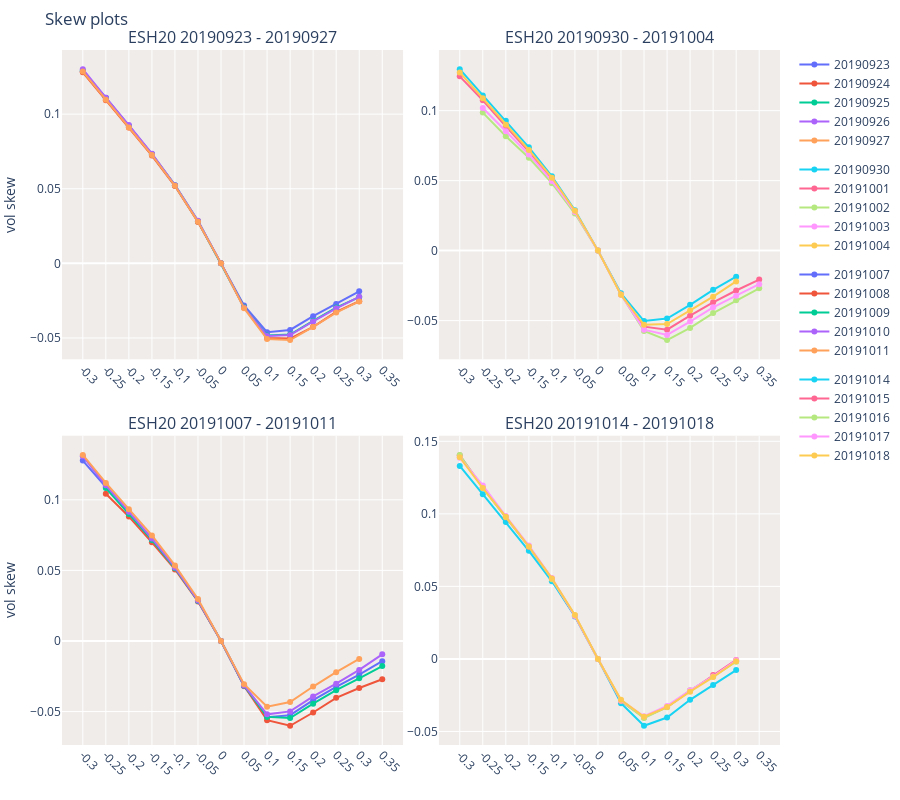
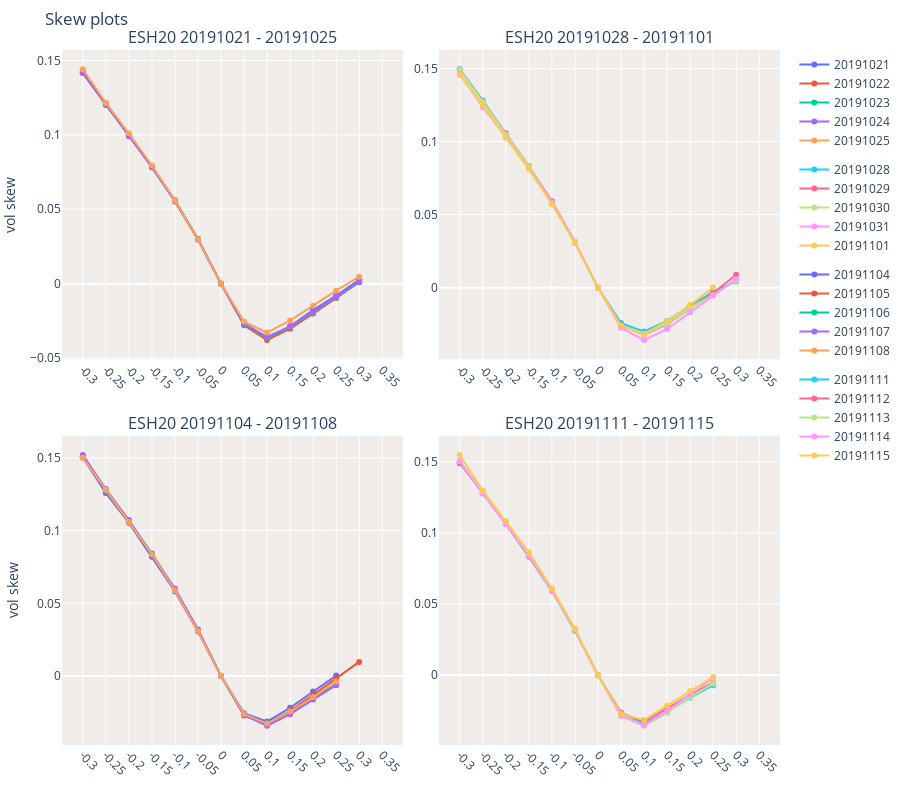
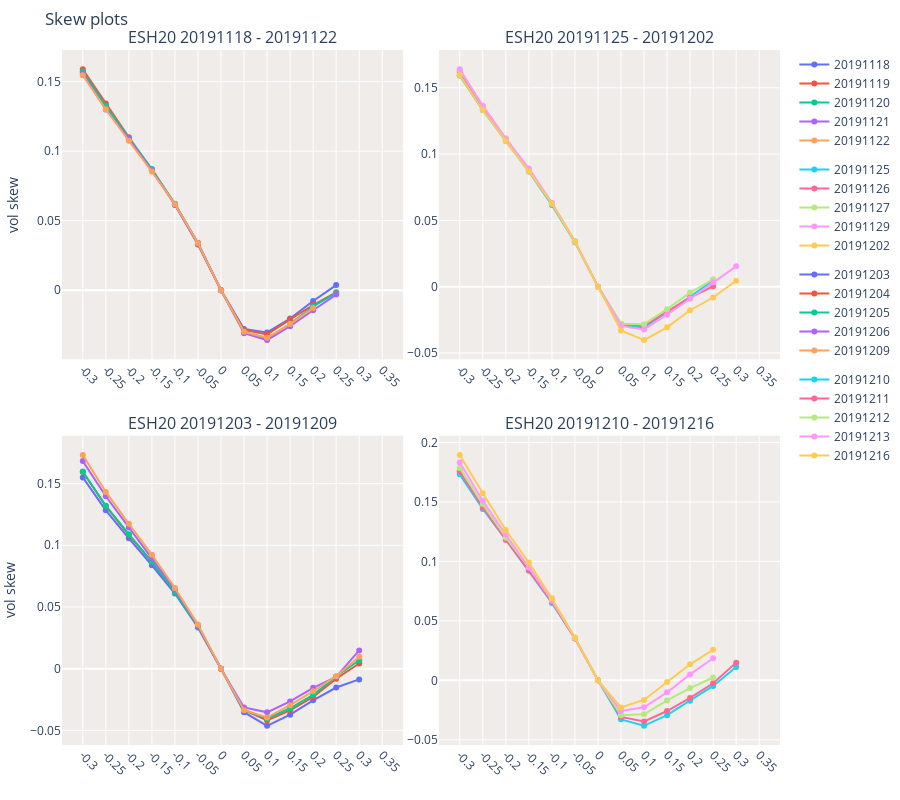
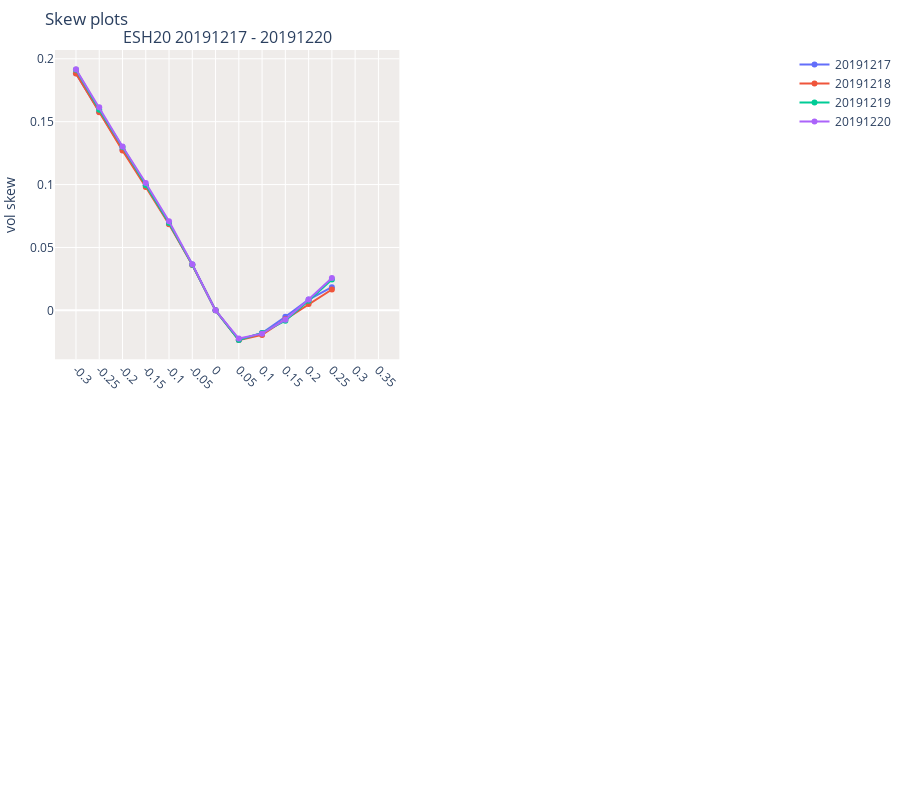

Here is the notebook cell these charts were saved with, in order:
### Code cell
grid_plot=True
# df_ivf2 = df_iv_final[df_iv_final.symbol.str.contains(f'{sym_to_show}')]
df_ivf2 = pd.read_csv(f'./temp_folder/df_iv_final_{sym_to_show}.csv')
df_ivf2.sort_values(['settle_date','symbol','dte','strike'],ascending=False).head()
mcs = {'F':1,'G':2,'H':3,'J':4,'K':5,'M':6,'N':7,'Q':8,'U':9,'V':10,'X':11,'Z':12}
# sorted([f'{s[:2]}{(2000+int(s[-2:]))*100 + int(mcs[s[-3]])}' for s in set(df_iv_final.symbol)])
# clist = [c for c in all_contracts if (c[:2]==f'{SYMBOL_TO_RESEARCH}') & (int(c[-2:])>=19)]
clist = [c for c in df_ivf2.symbol.unique() if (c[:2]==f'{sym_to_show}') & (int(c[-2:])>=20)]
for c in clist:
    dft = df_ivf2[df_ivf2.symbol==c]
    if len(dft)<=0:
        print(f'no data for symbol {c}')
        continue
    if grid_plot:
        graph_skew_subplots(dft)
    else:
        rls = graph_skew(dft,do_plot=True)

### Figure 1 — Plotly figure (JSON) as saved in the notebook; plotly's stock layout.template omitted (floating-point values rounded to 4 significant figures)
{"data": [{"legendgroup": "(1, 1)", "name": "20190923", "opacity": 1, "type": "scatter", "x": [-0.3, -0.25, -0.2, -0.15, -0.1, -0.05, 0, 0.05, 0.1, 0.15, 0.2, 0.25, 0.3, 0.35], "xaxis": "x", "y": [0.1288, 0.111, 0.0921, 0.0732, 0.0522, 0.028, 0, -0.0282, -0.0461, -0.0446, -0.0354, -0.0272, -0.0187, null], "yaxis": "y"}, {"legendgroup": "(1, 1)", "name": "20190924", "opacity": 1, "type": "scatter", "x": [-0.3, -0.25, -0.2, -0.15, -0.1, -0.05, 0, 0.05, 0.1, 0.15, 0.2, 0.25, 0.3, 0.35], "xaxis": "x", "y": [0.128, 0.1093, 0.0911, 0.0722, 0.0518, 0.0277, 0, -0.0294, -0.05, -0.0504, -0.0425, -0.0325, -0.0254, null], "yaxis": "y"}, {"legendgroup": "(1, 1)", "name": "20190925", "opacity": 1, "type": "scatter", "x": [-0.3, -0.25, -0.2, -0.15, -0.1, -0.05, 0, 0.05, 0.1, 0.15, 0.2, 0.25, 0.3, 0.35], "xaxis": "x", "y": [0.129, 0.1108, 0.0921, 0.0731, 0.0524, 0.0283, 0, -0.0293, -0.0483, -0.0477, -0.0386, -0.0296, -0.0226, null], "yaxis": "y"}, {"legendgroup": "(1, 1)", "name": "20190926", "opacity": 1, "type": "scatter", "x": [-0.3, -0.25, -0.2, -0.15, -0.1, -0.05, 0, 0.05, 0.1, 0.15, 0.2, 0.25, 0.3, 0.35], "xaxis": "x", "y": [0.1301, 0.111, 0.0927, 0.0735, 0.0524, 0.0286, 0, -0.0295, -0.0486, -0.048, -0.0389, -0.0301, -0.0224, null], "yaxis": "y"}, {"legendgroup": "(1, 1)", "name": "20190927", "opacity": 1, "type": "scatter", "x": [-0.3, -0.25, -0.2, -0.15, -0.1, -0.05, 0, 0.05, 0.1, 0.15, 0.2, 0.25, 0.3, 0.35], "xaxis": "x", "y": [0.1285, 0.1097, 0.091, 0.0726, 0.052, 0.0278, 0, -0.03, -0.0507, -0.0514, -0.0426, -0.033, -0.0255, null], "yaxis": "y"}, {"legendgroup": "(1, 2)", "name": "20190930", "opacity": 1, "type": "scatter", "x": [-0.3, -0.25, -0.2, -0.15, -0.1, -0.05, 0, 0.05, 0.1, 0.15, 0.2, 0.25, 0.3, 0.35], "xaxis": "x2", "y": [0.1296, 0.1108, 0.0927, 0.0738, 0.0531, 0.0288, 0, -0.0305, -0.0503, -0.0485, -0.0387, -0.028, -0.0186, null], "yaxis": "y2"}, {"legendgroup": "(1, 2)", "name": "20191001", "opacity": 1, "type": "scatter", "x": [-0.3, -0.25, -0.2, -0.15, -0.1, -0.05, 0, 0.05, 0.1, 0.15, 0.2, 0.25, 0.3, 0.35], "xaxis": "x2", "y": [0.1245, 0.1074, 0.0888, 0.0708, 0.0513, 0.0277, 0, -0.0314, -0.0543, -0.0565, -0.0465, -0.0369, -0.0285, -0.0207], "yaxis": "y2"}, {"legendgroup": "(1, 2)", "name": "20191002", "opacity": 1, "type": "scatter", "x": [-0.3, -0.25, -0.2, -0.15, -0.1, -0.05, 0, 0.05, 0.1, 0.15, 0.2, 0.25, 0.3, 0.35], "xaxis": "x2", "y": [null, 0.0986, 0.0817, 0.0663, 0.0482, 0.0265, 0, -0.0313, -0.0574, -0.0639, -0.0552, -0.0446, -0.0355, -0.0269], "yaxis": "y2"}, {"legendgroup": "(1, 2)", "name": "20191003", "opacity": 1, "type": "scatter", "x": [-0.3, -0.25, -0.2, -0.15, -0.1, -0.05, 0, 0.05, 0.1, 0.15, 0.2, 0.25, 0.3, 0.35], "xaxis": "x2", "y": [null, 0.1019, 0.0853, 0.0687, 0.0497, 0.0276, 0, -0.0316, -0.0565, -0.0602, -0.0507, -0.0405, -0.0322, -0.024], "yaxis": "y2"}, {"legendgroup": "(1, 2)", "name": "20191004", "opacity": 1, "type": "scatter", "x": [-0.3, -0.25, -0.2, -0.15, -0.1, -0.05, 0, 0.05, 0.1, 0.15, 0.2, 0.25, 0.3, 0.35], "xaxis": "x2", "y": [0.1273, 0.1088, 0.09, 0.0719, 0.0521, 0.0285, 0, -0.0316, -0.053, -0.0525, -0.0427, -0.0329, -0.022, null], "yaxis": "y2"}, {"legendgroup": "(2, 1)", "name": "20191007", "opacity": 1, "type": "scatter", "x": [-0.3, -0.25, -0.2, -0.15, -0.1, -0.05, 0, 0.05, 0.1, 0.15, 0.2, 0.25, 0.3, 0.35], "xaxis": "x3", "y": [0.1278, 0.1092, 0.0902, 0.0717, 0.052, 0.0286, 0, -0.032, -0.054, -0.0526, -0.0419, -0.0325, -0.0238, -0.0143], "yaxis": "y3"}, {"legendgroup": "(2, 1)", "name": "20191008", "opacity": 1, "type": "scatter", "x": [-0.3, -0.25, -0.2, -0.15, -0.1, -0.05, 0, 0.05, 0.1, 0.15, 0.2, 0.25, 0.3, 0.35], "xaxis": "x3", "y": [null, 0.1043, 0.0882, 0.0699, 0.0507, 0.028, 0, -0.0318, -0.0561, -0.0601, -0.0507, -0.0403, -0.0333, -0.0271], "yaxis": "y3"}, {"legendgroup": "(2, 1)", "name": "20191009", "opacity": 1, "type": "scatter", "x": [-0.3, -0.25, -0.2, -0.15, -0.1, -0.05, 0, 0.05, 0.1, 0.15, 0.2, 0.25, 0.3, 0.35], "xaxis": "x3", "y": [null, 0.1084, 0.0899, 0.0716, 0.0515, 0.0284, 0, -0.0316, -0.0538, -0.0546, -0.0444, -0.0349, -0.0265, -0.0178], "yaxis": "y3"}, {"legendgroup": "(2, 1)", "name": "20191010", "opacity": 1, "type": "scatter", "x": [-0.3, -0.25, -0.2, -0.15, -0.1, -0.05, 0, 0.05, 0.1, 0.15, 0.2, 0.25, 0.3, 0.35], "xaxis": "x3", "y": [0.1309, 0.1103, 0.0916, 0.0726, 0.0521, 0.0286, 0, -0.0314, -0.052, -0.0499, -0.0393, -0.0303, -0.0205, -0.0095], "yaxis": "y3"}, {"legendgroup": "(2, 1)", "name": "20191011", "opacity": 1, "type": "scatter", "x": [-0.3, -0.25, -0.2, -0.15, -0.1, -0.05, 0, 0.05, 0.1, 0.15, 0.2, 0.25, 0.3, 0.35], "xaxis": "x3", "y": [0.1318, 0.112, 0.0934, 0.0748, 0.0535, 0.0297, 0, -0.0306, -0.0466, -0.0433, -0.0323, -0.0221, -0.0127, null], "yaxis": "y3"}, {"legendgroup": "(2, 2)", "name": "20191014", "opacity": 1, "type": "scatter", "x": [-0.3, -0.25, -0.2, -0.15, -0.1, -0.05, 0, 0.05, 0.1, 0.15, 0.2, 0.25, 0.3, 0.35], "xaxis": "x4", "y": [0.133, 0.1135, 0.0943, 0.0745, 0.0535, 0.0293, 0, -0.0305, -0.0461, -0.0404, -0.0282, -0.018, -0.0077, null], "yaxis": "y4"}, {"legendgroup": "(2, 2)", "name": "20191015", "opacity": 1, "type": "scatter", "x": [-0.3, -0.25, -0.2, -0.15, -0.1, -0.05, 0, 0.05, 0.1, 0.15, 0.2, 0.25, 0.3, 0.35], "xaxis": "x4", "y": [0.1404, 0.1182, 0.0976, 0.0774, 0.0551, 0.0296, 0, -0.029, -0.0403, -0.0332, -0.0221, -0.0111, -0.0007, null], "yaxis": "y4"}, {"legendgroup": "(2, 2)", "name": "20191016", "opacity": 1, "type": "scatter", "x": [-0.3, -0.25, -0.2, -0.15, -0.1, -0.05, 0, 0.05, 0.1, 0.15, 0.2, 0.25, 0.3, 0.35], "xaxis": "x4", "y": [0.1406, 0.1178, 0.0978, 0.0776, 0.0549, 0.0299, 0, -0.0289, -0.0408, -0.0333, -0.0216, -0.0123, -0.0019, null], "yaxis": "y4"}, {"legendgroup": "(2, 2)", "name": "20191017", "opacity": 1, "type": "scatter", "x": [-0.3, -0.25, -0.2, -0.15, -0.1, -0.05, 0, 0.05, 0.1, 0.15, 0.2, 0.25, 0.3, 0.35], "xaxis": "x4", "y": [0.1387, 0.1196, 0.0985, 0.0781, 0.0557, 0.0297, 0, -0.0286, -0.0395, -0.0324, -0.0216, -0.0121, -0.001, null], "yaxis": "y4"}, {"legendgroup": "(2, 2)", "name": "20191018", "opacity": 1, "type": "scatter", "x": [-0.3, -0.25, -0.2, -0.15, -0.1, -0.05, 0, 0.05, 0.1, 0.15, 0.2, 0.25, 0.3, 0.35], "xaxis": "x4", "y": [0.139, 0.1178, 0.098, 0.0775, 0.0555, 0.0303, 0, -0.0282, -0.0399, -0.0332, -0.0226, -0.0125, -0.0016, null], "yaxis": "y4"}], "layout": {"annotations": [{"font": {"size": 16}, "showarrow": false, "text": "ESH20 20190923 - 20190927", "x": 0.2375, "xanchor": "center", "xref": "paper", "y": 1, "yanchor": "bottom", "yref": "paper"}, {"font": {"size": 16}, "showarrow": false, "text": "ESH20 20190930 - 20191004", "x": 0.7625, "xanchor": "center", "xref": "paper", "y": 1, "yanchor": "bottom", "yref": "paper"}, {"font": {"size": 16}, "showarrow": false, "text": "ESH20 20191007 - 20191011", "x": 0.2375, "xanchor": "center", "xref": "paper", "y": 0.445, "yanchor": "bottom", "yref": "paper"}, {"font": {"size": 16}, "showarrow": false, "text": "ESH20 20191014 - 20191018", "x": 0.7625, "xanchor": "center", "xref": "paper", "y": 0.445, "yanchor": "bottom", "yref": "paper"}], "autosize": true, "bargap": 0.05, "font": {"family": "Open Sans, sans-serif"}, "height": 800, "hovermode": "x", "margin": {"b": 55, "l": 5, "r": 5, "t": 50}, "plot_bgcolor": "#EFECEA", "showlegend": true, "title": {"text": "Skew plots<br>"}, "width": 900, "xaxis": {"anchor": "y", "domain": [0, 0.475], "showspikes": true, "spikedash": "solid", "spikemode": "toaxis+across", "spikethickness": 1, "tickangle": 45, "ticktext": [-0.3, -0.25, -0.2, -0.15, -0.1, -0.05, 0, 0.05, 0.1, 0.15, 0.2, 0.25, 0.3, 0.35], "tickvals": [-0.3, -0.25, -0.2, -0.15, -0.1, -0.05, 0, 0.05, 0.1, 0.15, 0.2, 0.25, 0.3, 0.35], "type": "category"}, "xaxis2": {"anchor": "y2", "domain": [0.525, 1], "showspikes": true, "spikedash": "solid", "spikemode": "toaxis+across", "spikethickness": 1, "tickangle": 45, "ticktext": [-0.3, -0.25, -0.2, -0.15, -0.1, -0.05, 0, 0.05, 0.1, 0.15, 0.2, 0.25, 0.3, 0.35], "tickvals": [-0.3, -0.25, -0.2, -0.15, -0.1, -0.05, 0, 0.05, 0.1, 0.15, 0.2, 0.25, 0.3, 0.35], "type": "category"}, "xaxis3": {"anchor": "y3", "domain": [0, 0.475], "showspikes": true, "spikedash": "solid", "spikemode": "toaxis+across", "spikethickness": 1, "tickangle": 45, "ticktext": [-0.3, -0.25, -0.2, -0.15, -0.1, -0.05, 0, 0.05, 0.1, 0.15, 0.2, 0.25, 0.3, 0.35], "tickvals": [-0.3, -0.25, -0.2, -0.15, -0.1, -0.05, 0, 0.05, 0.1, 0.15, 0.2, 0.25, 0.3, 0.35], "type": "category"}, "xaxis4": {"anchor": "y4", "domain": [0.525, 1], "showspikes": true, "spikedash": "solid", "spikemode": "toaxis+across", "spikethickness": 1, "tickangle": 45, "ticktext": [-0.3, -0.25, -0.2, -0.15, -0.1, -0.05, 0, 0.05, 0.1, 0.15, 0.2, 0.25, 0.3, 0.35], "tickvals": [-0.3, -0.25, -0.2, -0.15, -0.1, -0.05, 0, 0.05, 0.1, 0.15, 0.2, 0.25, 0.3, 0.35], "type": "category"}, "yaxis": {"anchor": "x", "domain": [0.555, 1], "showspikes": true, "spikedash": "solid", "spikemode": "toaxis+across", "spikethickness": 1, "title": {"text": "vol skew"}}, "yaxis2": {"anchor": "x2", "domain": [0.555, 1], "showspikes": true, "spikedash": "solid", "spikemode": "toaxis+across", "spikethickness": 1, "title": {"text": ""}}, "yaxis3": {"anchor": "x3", "domain": [0, 0.445], "showspikes": true, "spikedash": "solid", "spikemode": "toaxis+across", "spikethickness": 1, "title": {"text": "vol skew"}}, "yaxis4": {"anchor": "x4", "domain": [0, 0.445], "showspikes": true, "spikedash": "solid", "spikemode": "toaxis+across", "spikethickness": 1, "title": {"text": ""}}}}

### Figure 2 — Plotly figure (JSON) as saved in the notebook; plotly's stock layout.template omitted (floating-point values rounded to 4 significant figures)
{"data": [{"legendgroup": "(1, 1)", "name": "20191021", "opacity": 1, "type": "scatter", "x": [-0.3, -0.25, -0.2, -0.15, -0.1, -0.05, 0, 0.05, 0.1, 0.15, 0.2, 0.25, 0.3, 0.35], "xaxis": "x", "y": [0.1415, 0.1203, 0.0995, 0.0786, 0.0558, 0.0299, 0, -0.0269, -0.0366, -0.0287, -0.0177, -0.0081, 0.0026, null], "yaxis": "y"}, {"legendgroup": "(1, 1)", "name": "20191022", "opacity": 1, "type": "scatter", "x": [-0.3, -0.25, -0.2, -0.15, -0.1, -0.05, 0, 0.05, 0.1, 0.15, 0.2, 0.25, 0.3, 0.35], "xaxis": "x", "y": [0.1417, 0.1202, 0.0998, 0.0783, 0.0556, 0.0296, 0, -0.028, -0.0379, -0.0303, -0.0201, -0.0097, 0.0014, null], "yaxis": "y"}, {"legendgroup": "(1, 1)", "name": "20191023", "opacity": 1, "type": "scatter", "x": [-0.3, -0.25, -0.2, -0.15, -0.1, -0.05, 0, 0.05, 0.1, 0.15, 0.2, 0.25, 0.3, 0.35], "xaxis": "x", "y": [0.1429, 0.1211, 0.0996, 0.0785, 0.056, 0.0302, 0, -0.0272, -0.0364, -0.0292, -0.0192, -0.0093, 0.0009, null], "yaxis": "y"}, {"legendgroup": "(1, 1)", "name": "20191024", "opacity": 1, "type": "scatter", "x": [-0.3, -0.25, -0.2, -0.15, -0.1, -0.05, 0, 0.05, 0.1, 0.15, 0.2, 0.25, 0.3, 0.35], "xaxis": "x", "y": [0.1419, 0.1209, 0.0991, 0.0782, 0.0552, 0.0297, 0, -0.0269, -0.0358, -0.0287, -0.0189, -0.0088, 0.0011, null], "yaxis": "y"}, {"legendgroup": "(1, 1)", "name": "20191025", "opacity": 1, "type": "scatter", "x": [-0.3, -0.25, -0.2, -0.15, -0.1, -0.05, 0, 0.05, 0.1, 0.15, 0.2, 0.25, 0.3, 0.35], "xaxis": "x", "y": [0.1441, 0.1216, 0.101, 0.0794, 0.0559, 0.0298, 0, -0.0255, -0.0329, -0.0247, -0.0148, -0.0047, 0.0047, null], "yaxis": "y"}, {"legendgroup": "(1, 2)", "name": "20191028", "opacity": 1, "type": "scatter", "x": [-0.3, -0.25, -0.2, -0.15, -0.1, -0.05, 0, 0.05, 0.1, 0.15, 0.2, 0.25, 0.3, 0.35], "xaxis": "x2", "y": [0.1496, 0.1282, 0.1054, 0.0828, 0.0583, 0.0307, 0, -0.0243, -0.03, -0.0228, -0.0124, -0.0028, 0.0044, null], "yaxis": "y2"}, {"legendgroup": "(1, 2)", "name": "20191029", "opacity": 1, "type": "scatter", "x": [-0.3, -0.25, -0.2, -0.15, -0.1, -0.05, 0, 0.05, 0.1, 0.15, 0.2, 0.25, 0.3, 0.35], "xaxis": "x2", "y": [0.1494, 0.1277, 0.1057, 0.0833, 0.0592, 0.0313, 0, -0.0258, -0.0323, -0.025, -0.0142, -0.0037, 0.0088, null], "yaxis": "y2"}, {"legendgroup": "(1, 2)", "name": "20191030", "opacity": 1, "type": "scatter", "x": [-0.3, -0.25, -0.2, -0.15, -0.1, -0.05, 0, 0.05, 0.1, 0.15, 0.2, 0.25, 0.3, 0.35], "xaxis": "x2", "y": [0.1492, 0.1274, 0.1049, 0.0832, 0.0582, 0.031, 0, -0.0265, -0.0321, -0.0247, -0.014, -0.0052, 0.0049, null], "yaxis": "y2"}, {"legendgroup": "(1, 2)", "name": "20191031", "opacity": 1, "type": "scatter", "x": [-0.3, -0.25, -0.2, -0.15, -0.1, -0.05, 0, 0.05, 0.1, 0.15, 0.2, 0.25, 0.3, 0.35], "xaxis": "x2", "y": [0.1465, 0.1236, 0.1032, 0.0817, 0.0582, 0.0312, 0, -0.0274, -0.0359, -0.0283, -0.0169, -0.0054, 0.0059, null], "yaxis": "y2"}, {"legendgroup": "(1, 2)", "name": "20191101", "opacity": 1, "type": "scatter", "x": [-0.3, -0.25, -0.2, -0.15, -0.1, -0.05, 0, 0.05, 0.1, 0.15, 0.2, 0.25, 0.3, 0.35], "xaxis": "x2", "y": [0.1457, 0.125, 0.1028, 0.0812, 0.0571, 0.0306, 0, -0.0261, -0.0317, -0.023, -0.0118, 0.0001, null, null], "yaxis": "y2"}, {"legendgroup": "(2, 1)", "name": "20191104", "opacity": 1, "type": "scatter", "x": [-0.3, -0.25, -0.2, -0.15, -0.1, -0.05, 0, 0.05, 0.1, 0.15, 0.2, 0.25, 0.3, 0.35], "xaxis": "x3", "y": [0.1502, 0.1258, 0.1053, 0.082, 0.0582, 0.0306, 0, -0.0255, -0.0313, -0.0218, -0.0107, 0.0004, null, null], "yaxis": "y3"}, {"legendgroup": "(2, 1)", "name": "20191105", "opacity": 1, "type": "scatter", "x": [-0.3, -0.25, -0.2, -0.15, -0.1, -0.05, 0, 0.05, 0.1, 0.15, 0.2, 0.25, 0.3, 0.35], "xaxis": "x3", "y": [0.1512, 0.1278, 0.1058, 0.0838, 0.0592, 0.0313, 0, -0.0272, -0.0329, -0.0239, -0.0129, -0.0019, 0.0097, null], "yaxis": "y3"}, {"legendgroup": "(2, 1)", "name": "20191106", "opacity": 1, "type": "scatter", "x": [-0.3, -0.25, -0.2, -0.15, -0.1, -0.05, 0, 0.05, 0.1, 0.15, 0.2, 0.25, 0.3, 0.35], "xaxis": "x3", "y": [0.1506, 0.1278, 0.1065, 0.0842, 0.0595, 0.0317, 0, -0.0268, -0.0331, -0.025, -0.0145, -0.0061, null, null], "yaxis": "y3"}, {"legendgroup": "(2, 1)", "name": "20191107", "opacity": 1, "type": "scatter", "x": [-0.3, -0.25, -0.2, -0.15, -0.1, -0.05, 0, 0.05, 0.1, 0.15, 0.2, 0.25, 0.3, 0.35], "xaxis": "x3", "y": [0.152, 0.1286, 0.1072, 0.0841, 0.0602, 0.032, 0, -0.0267, -0.0342, -0.0262, -0.0161, -0.0062, null, null], "yaxis": "y3"}, {"legendgroup": "(2, 1)", "name": "20191108", "opacity": 1, "type": "scatter", "x": [-0.3, -0.25, -0.2, -0.15, -0.1, -0.05, 0, 0.05, 0.1, 0.15, 0.2, 0.25, 0.3, 0.35], "xaxis": "x3", "y": [0.1501, 0.1279, 0.1059, 0.0836, 0.0588, 0.0308, 0, -0.0261, -0.0327, -0.0244, -0.0146, -0.0037, null, null], "yaxis": "y3"}, {"legendgroup": "(2, 2)", "name": "20191111", "opacity": 1, "type": "scatter", "x": [-0.3, -0.25, -0.2, -0.15, -0.1, -0.05, 0, 0.05, 0.1, 0.15, 0.2, 0.25, 0.3, 0.35], "xaxis": "x4", "y": [0.1497, 0.1277, 0.1063, 0.0834, 0.0593, 0.0313, 0, -0.0265, -0.0341, -0.0257, -0.0159, -0.007, null, null], "yaxis": "y4"}, {"legendgroup": "(2, 2)", "name": "20191112", "opacity": 1, "type": "scatter", "x": [-0.3, -0.25, -0.2, -0.15, -0.1, -0.05, 0, 0.05, 0.1, 0.15, 0.2, 0.25, 0.3, 0.35], "xaxis": "x4", "y": [0.1491, 0.1285, 0.1064, 0.0836, 0.0594, 0.0316, 0, -0.0265, -0.0329, -0.0235, -0.0138, -0.0053, null, null], "yaxis": "y4"}, {"legendgroup": "(2, 2)", "name": "20191113", "opacity": 1, "type": "scatter", "x": [-0.3, -0.25, -0.2, -0.15, -0.1, -0.05, 0, 0.05, 0.1, 0.15, 0.2, 0.25, 0.3, 0.35], "xaxis": "x4", "y": [0.1505, 0.1295, 0.1074, 0.0846, 0.0595, 0.0319, 0, -0.0279, -0.0356, -0.0265, -0.0155, -0.0059, null, null], "yaxis": "y4"}, {"legendgroup": "(2, 2)", "name": "20191114", "opacity": 1, "type": "scatter", "x": [-0.3, -0.25, -0.2, -0.15, -0.1, -0.05, 0, 0.05, 0.1, 0.15, 0.2, 0.25, 0.3, 0.35], "xaxis": "x4", "y": [0.1506, 0.1279, 0.1063, 0.0842, 0.0598, 0.0323, 0, -0.0288, -0.0352, -0.0254, -0.0135, -0.0021, null, null], "yaxis": "y4"}, {"legendgroup": "(2, 2)", "name": "20191115", "opacity": 1, "type": "scatter", "x": [-0.3, -0.25, -0.2, -0.15, -0.1, -0.05, 0, 0.05, 0.1, 0.15, 0.2, 0.25, 0.3, 0.35], "xaxis": "x4", "y": [0.1549, 0.1298, 0.1083, 0.0864, 0.0611, 0.0327, 0, -0.0273, -0.0315, -0.0215, -0.0111, -0.0014, null, null], "yaxis": "y4"}], "layout": {"annotations": [{"font": {"size": 16}, "showarrow": false, "text": "ESH20 20191021 - 20191025", "x": 0.2375, "xanchor": "center", "xref": "paper", "y": 1, "yanchor": "bottom", "yref": "paper"}, {"font": {"size": 16}, "showarrow": false, "text": "ESH20 20191028 - 20191101", "x": 0.7625, "xanchor": "center", "xref": "paper", "y": 1, "yanchor": "bottom", "yref": "paper"}, {"font": {"size": 16}, "showarrow": false, "text": "ESH20 20191104 - 20191108", "x": 0.2375, "xanchor": "center", "xref": "paper", "y": 0.445, "yanchor": "bottom", "yref": "paper"}, {"font": {"size": 16}, "showarrow": false, "text": "ESH20 20191111 - 20191115", "x": 0.7625, "xanchor": "center", "xref": "paper", "y": 0.445, "yanchor": "bottom", "yref": "paper"}], "autosize": true, "bargap": 0.05, "font": {"family": "Open Sans, sans-serif"}, "height": 800, "hovermode": "x", "margin": {"b": 55, "l": 5, "r": 5, "t": 50}, "plot_bgcolor": "#EFECEA", "showlegend": true, "title": {"text": "Skew plots<br>"}, "width": 900, "xaxis": {"anchor": "y", "domain": [0, 0.475], "showspikes": true, "spikedash": "solid", "spikemode": "toaxis+across", "spikethickness": 1, "tickangle": 45, "ticktext": [-0.3, -0.25, -0.2, -0.15, -0.1, -0.05, 0, 0.05, 0.1, 0.15, 0.2, 0.25, 0.3, 0.35], "tickvals": [-0.3, -0.25, -0.2, -0.15, -0.1, -0.05, 0, 0.05, 0.1, 0.15, 0.2, 0.25, 0.3, 0.35], "type": "category"}, "xaxis2": {"anchor": "y2", "domain": [0.525, 1], "showspikes": true, "spikedash": "solid", "spikemode": "toaxis+across", "spikethickness": 1, "tickangle": 45, "ticktext": [-0.3, -0.25, -0.2, -0.15, -0.1, -0.05, 0, 0.05, 0.1, 0.15, 0.2, 0.25, 0.3, 0.35], "tickvals": [-0.3, -0.25, -0.2, -0.15, -0.1, -0.05, 0, 0.05, 0.1, 0.15, 0.2, 0.25, 0.3, 0.35], "type": "category"}, "xaxis3": {"anchor": "y3", "domain": [0, 0.475], "showspikes": true, "spikedash": "solid", "spikemode": "toaxis+across", "spikethickness": 1, "tickangle": 45, "ticktext": [-0.3, -0.25, -0.2, -0.15, -0.1, -0.05, 0, 0.05, 0.1, 0.15, 0.2, 0.25, 0.3, 0.35], "tickvals": [-0.3, -0.25, -0.2, -0.15, -0.1, -0.05, 0, 0.05, 0.1, 0.15, 0.2, 0.25, 0.3, 0.35], "type": "category"}, "xaxis4": {"anchor": "y4", "domain": [0.525, 1], "showspikes": true, "spikedash": "solid", "spikemode": "toaxis+across", "spikethickness": 1, "tickangle": 45, "ticktext": [-0.3, -0.25, -0.2, -0.15, -0.1, -0.05, 0, 0.05, 0.1, 0.15, 0.2, 0.25, 0.3, 0.35], "tickvals": [-0.3, -0.25, -0.2, -0.15, -0.1, -0.05, 0, 0.05, 0.1, 0.15, 0.2, 0.25, 0.3, 0.35], "type": "category"}, "yaxis": {"anchor": "x", "domain": [0.555, 1], "showspikes": true, "spikedash": "solid", "spikemode": "toaxis+across", "spikethickness": 1, "title": {"text": "vol skew"}}, "yaxis2": {"anchor": "x2", "domain": [0.555, 1], "showspikes": true, "spikedash": "solid", "spikemode": "toaxis+across", "spikethickness": 1, "title": {"text": ""}}, "yaxis3": {"anchor": "x3", "domain": [0, 0.445], "showspikes": true, "spikedash": "solid", "spikemode": "toaxis+across", "spikethickness": 1, "title": {"text": "vol skew"}}, "yaxis4": {"anchor": "x4", "domain": [0, 0.445], "showspikes": true, "spikedash": "solid", "spikemode": "toaxis+across", "spikethickness": 1, "title": {"text": ""}}}}

### Figure 3 — Plotly figure (JSON) as saved in the notebook; plotly's stock layout.template omitted (floating-point values rounded to 4 significant figures)
{"data": [{"legendgroup": "(1, 1)", "name": "20191118", "opacity": 1, "type": "scatter", "x": [-0.3, -0.25, -0.2, -0.15, -0.1, -0.05, 0, 0.05, 0.1, 0.15, 0.2, 0.25, 0.3, 0.35], "xaxis": "x", "y": [0.1571, 0.1323, 0.1088, 0.0866, 0.0613, 0.0329, 0, -0.0279, -0.0303, -0.0203, -0.0077, 0.0037, null, null], "yaxis": "y"}, {"legendgroup": "(1, 1)", "name": "20191119", "opacity": 1, "type": "scatter", "x": [-0.3, -0.25, -0.2, -0.15, -0.1, -0.05, 0, 0.05, 0.1, 0.15, 0.2, 0.25, 0.3, 0.35], "xaxis": "x", "y": [0.1589, 0.1342, 0.11, 0.0862, 0.062, 0.0331, 0, -0.0285, -0.0317, -0.0209, -0.0106, -0.0015, null, null], "yaxis": "y"}, {"legendgroup": "(1, 1)", "name": "20191120", "opacity": 1, "type": "scatter", "x": [-0.3, -0.25, -0.2, -0.15, -0.1, -0.05, 0, 0.05, 0.1, 0.15, 0.2, 0.25, 0.3, 0.35], "xaxis": "x", "y": [0.1572, 0.1325, 0.1095, 0.0872, 0.0621, 0.0339, 0, -0.0298, -0.0347, -0.0241, -0.0116, -0.0019, null, null], "yaxis": "y"}, {"legendgroup": "(1, 1)", "name": "20191121", "opacity": 1, "type": "scatter", "x": [-0.3, -0.25, -0.2, -0.15, -0.1, -0.05, 0, 0.05, 0.1, 0.15, 0.2, 0.25, 0.3, 0.35], "xaxis": "x", "y": [0.1558, 0.13, 0.1088, 0.0862, 0.0618, 0.0339, 0, -0.0309, -0.0358, -0.0258, -0.0144, -0.0031, null, null], "yaxis": "y"}, {"legendgroup": "(1, 1)", "name": "20191122", "opacity": 1, "type": "scatter", "x": [-0.3, -0.25, -0.2, -0.15, -0.1, -0.05, 0, 0.05, 0.1, 0.15, 0.2, 0.25, 0.3, 0.35], "xaxis": "x", "y": [0.1545, 0.1301, 0.1075, 0.0853, 0.0619, 0.0338, 0, -0.0299, -0.0342, -0.0243, -0.0127, null, null, null], "yaxis": "y"}, {"legendgroup": "(1, 2)", "name": "20191125", "opacity": 1, "type": "scatter", "x": [-0.3, -0.25, -0.2, -0.15, -0.1, -0.05, 0, 0.05, 0.1, 0.15, 0.2, 0.25, 0.3, 0.35], "xaxis": "x2", "y": [0.1592, 0.1332, 0.1099, 0.0869, 0.0615, 0.0335, 0, -0.029, -0.0308, -0.0193, -0.0076, 0.0047, null, null], "yaxis": "y2"}, {"legendgroup": "(1, 2)", "name": "20191126", "opacity": 1, "type": "scatter", "x": [-0.3, -0.25, -0.2, -0.15, -0.1, -0.05, 0, 0.05, 0.1, 0.15, 0.2, 0.25, 0.3, 0.35], "xaxis": "x2", "y": [0.1621, 0.1351, 0.1116, 0.0878, 0.0625, 0.0338, 0, -0.0282, -0.0294, -0.0188, -0.0083, 0.0003, null, null], "yaxis": "y2"}, {"legendgroup": "(1, 2)", "name": "20191127", "opacity": 1, "type": "scatter", "x": [-0.3, -0.25, -0.2, -0.15, -0.1, -0.05, 0, 0.05, 0.1, 0.15, 0.2, 0.25, 0.3, 0.35], "xaxis": "x2", "y": [0.1635, 0.1365, 0.1119, 0.0883, 0.0626, 0.0339, 0, -0.028, -0.0283, -0.017, -0.0045, 0.0055, null, null], "yaxis": "y2"}, {"legendgroup": "(1, 2)", "name": "20191129", "opacity": 1, "type": "scatter", "x": [-0.3, -0.25, -0.2, -0.15, -0.1, -0.05, 0, 0.05, 0.1, 0.15, 0.2, 0.25, 0.3, 0.35], "xaxis": "x2", "y": [0.164, 0.1365, 0.1114, 0.0892, 0.0633, 0.0342, 0, -0.0296, -0.0323, -0.0212, -0.0091, 0.0033, 0.0153, null], "yaxis": "y2"}, {"legendgroup": "(1, 2)", "name": "20191202", "opacity": 1, "type": "scatter", "x": [-0.3, -0.25, -0.2, -0.15, -0.1, -0.05, 0, 0.05, 0.1, 0.15, 0.2, 0.25, 0.3, 0.35], "xaxis": "x2", "y": [0.1594, 0.1332, 0.1096, 0.0871, 0.0627, 0.0341, 0, -0.033, -0.0403, -0.0307, -0.0178, -0.0082, 0.0044, null], "yaxis": "y2"}, {"legendgroup": "(2, 1)", "name": "20191203", "opacity": 1, "type": "scatter", "x": [-0.3, -0.25, -0.2, -0.15, -0.1, -0.05, 0, 0.05, 0.1, 0.15, 0.2, 0.25, 0.3, 0.35], "xaxis": "x3", "y": [0.155, 0.1283, 0.1056, 0.0838, 0.0609, 0.0334, 0, -0.0353, -0.0463, -0.0373, -0.0257, -0.0153, -0.0087, null], "yaxis": "y3"}, {"legendgroup": "(2, 1)", "name": "20191204", "opacity": 1, "type": "scatter", "x": [-0.3, -0.25, -0.2, -0.15, -0.1, -0.05, 0, 0.05, 0.1, 0.15, 0.2, 0.25, 0.3, 0.35], "xaxis": "x3", "y": [0.1594, 0.1316, 0.1083, 0.0864, 0.0623, 0.034, 0, -0.0335, -0.042, -0.0338, -0.0229, -0.0082, 0.0042, null], "yaxis": "y3"}, {"legendgroup": "(2, 1)", "name": "20191205", "opacity": 1, "type": "scatter", "x": [-0.3, -0.25, -0.2, -0.15, -0.1, -0.05, 0, 0.05, 0.1, 0.15, 0.2, 0.25, 0.3, 0.35], "xaxis": "x3", "y": [0.1598, 0.132, 0.109, 0.0866, 0.062, 0.034, 0, -0.0334, -0.0405, -0.0321, -0.0212, -0.0064, 0.0068, null], "yaxis": "y3"}, {"legendgroup": "(2, 1)", "name": "20191206", "opacity": 1, "type": "scatter", "x": [-0.3, -0.25, -0.2, -0.15, -0.1, -0.05, 0, 0.05, 0.1, 0.15, 0.2, 0.25, 0.3, 0.35], "xaxis": "x3", "y": [0.1682, 0.1397, 0.1145, 0.0897, 0.0641, 0.0348, 0, -0.0314, -0.0354, -0.0266, -0.0155, -0.0066, 0.0148, null], "yaxis": "y3"}, {"legendgroup": "(2, 1)", "name": "20191209", "opacity": 1, "type": "scatter", "x": [-0.3, -0.25, -0.2, -0.15, -0.1, -0.05, 0, 0.05, 0.1, 0.15, 0.2, 0.25, 0.3, 0.35], "xaxis": "x3", "y": [0.1732, 0.1432, 0.1174, 0.0923, 0.0654, 0.0357, 0, -0.0337, -0.0396, -0.0296, -0.0183, -0.0061, 0.0097, null], "yaxis": "y3"}, {"legendgroup": "(2, 2)", "name": "20191210", "opacity": 1, "type": "scatter", "x": [-0.3, -0.25, -0.2, -0.15, -0.1, -0.05, 0, 0.05, 0.1, 0.15, 0.2, 0.25, 0.3, 0.35], "xaxis": "x4", "y": [0.1732, 0.1441, 0.1182, 0.0921, 0.065, 0.0353, 0, -0.0328, -0.0382, -0.0293, -0.0171, -0.0047, 0.0113, null], "yaxis": "y4"}, {"legendgroup": "(2, 2)", "name": "20191211", "opacity": 1, "type": "scatter", "x": [-0.3, -0.25, -0.2, -0.15, -0.1, -0.05, 0, 0.05, 0.1, 0.15, 0.2, 0.25, 0.3, 0.35], "xaxis": "x4", "y": [0.1756, 0.1453, 0.1183, 0.0926, 0.066, 0.0351, 0, -0.0307, -0.0345, -0.0258, -0.0148, -0.0025, 0.0149, null], "yaxis": "y4"}, {"legendgroup": "(2, 2)", "name": "20191212", "opacity": 1, "type": "scatter", "x": [-0.3, -0.25, -0.2, -0.15, -0.1, -0.05, 0, 0.05, 0.1, 0.15, 0.2, 0.25, 0.3, 0.35], "xaxis": "x4", "y": [0.1786, 0.1482, 0.1201, 0.095, 0.0671, 0.0361, 0, -0.0294, -0.0286, -0.0169, -0.0065, 0.0024, null, null], "yaxis": "y4"}, {"legendgroup": "(2, 2)", "name": "20191213", "opacity": 1, "type": "scatter", "x": [-0.3, -0.25, -0.2, -0.15, -0.1, -0.05, 0, 0.05, 0.1, 0.15, 0.2, 0.25, 0.3, 0.35], "xaxis": "x4", "y": [0.1832, 0.151, 0.1226, 0.0948, 0.0673, 0.0357, 0, -0.0258, -0.0227, -0.0101, 0.005, 0.0186, null, null], "yaxis": "y4"}, {"legendgroup": "(2, 2)", "name": "20191216", "opacity": 1, "type": "scatter", "x": [-0.3, -0.25, -0.2, -0.15, -0.1, -0.05, 0, 0.05, 0.1, 0.15, 0.2, 0.25, 0.3, 0.35], "xaxis": "x4", "y": [0.1895, 0.1572, 0.1264, 0.099, 0.0691, 0.0358, 0, -0.0228, -0.0165, -0.0014, 0.0135, 0.0257, null, null], "yaxis": "y4"}], "layout": {"annotations": [{"font": {"size": 16}, "showarrow": false, "text": "ESH20 20191118 - 20191122", "x": 0.2375, "xanchor": "center", "xref": "paper", "y": 1, "yanchor": "bottom", "yref": "paper"}, {"font": {"size": 16}, "showarrow": false, "text": "ESH20 20191125 - 20191202", "x": 0.7625, "xanchor": "center", "xref": "paper", "y": 1, "yanchor": "bottom", "yref": "paper"}, {"font": {"size": 16}, "showarrow": false, "text": "ESH20 20191203 - 20191209", "x": 0.2375, "xanchor": "center", "xref": "paper", "y": 0.445, "yanchor": "bottom", "yref": "paper"}, {"font": {"size": 16}, "showarrow": false, "text": "ESH20 20191210 - 20191216", "x": 0.7625, "xanchor": "center", "xref": "paper", "y": 0.445, "yanchor": "bottom", "yref": "paper"}], "autosize": true, "bargap": 0.05, "font": {"family": "Open Sans, sans-serif"}, "height": 800, "hovermode": "x", "margin": {"b": 55, "l": 5, "r": 5, "t": 50}, "plot_bgcolor": "#EFECEA", "showlegend": true, "title": {"text": "Skew plots<br>"}, "width": 900, "xaxis": {"anchor": "y", "domain": [0, 0.475], "showspikes": true, "spikedash": "solid", "spikemode": "toaxis+across", "spikethickness": 1, "tickangle": 45, "ticktext": [-0.3, -0.25, -0.2, -0.15, -0.1, -0.05, 0, 0.05, 0.1, 0.15, 0.2, 0.25, 0.3, 0.35], "tickvals": [-0.3, -0.25, -0.2, -0.15, -0.1, -0.05, 0, 0.05, 0.1, 0.15, 0.2, 0.25, 0.3, 0.35], "type": "category"}, "xaxis2": {"anchor": "y2", "domain": [0.525, 1], "showspikes": true, "spikedash": "solid", "spikemode": "toaxis+across", "spikethickness": 1, "tickangle": 45, "ticktext": [-0.3, -0.25, -0.2, -0.15, -0.1, -0.05, 0, 0.05, 0.1, 0.15, 0.2, 0.25, 0.3, 0.35], "tickvals": [-0.3, -0.25, -0.2, -0.15, -0.1, -0.05, 0, 0.05, 0.1, 0.15, 0.2, 0.25, 0.3, 0.35], "type": "category"}, "xaxis3": {"anchor": "y3", "domain": [0, 0.475], "showspikes": true, "spikedash": "solid", "spikemode": "toaxis+across", "spikethickness": 1, "tickangle": 45, "ticktext": [-0.3, -0.25, -0.2, -0.15, -0.1, -0.05, 0, 0.05, 0.1, 0.15, 0.2, 0.25, 0.3, 0.35], "tickvals": [-0.3, -0.25, -0.2, -0.15, -0.1, -0.05, 0, 0.05, 0.1, 0.15, 0.2, 0.25, 0.3, 0.35], "type": "category"}, "xaxis4": {"anchor": "y4", "domain": [0.525, 1], "showspikes": true, "spikedash": "solid", "spikemode": "toaxis+across", "spikethickness": 1, "tickangle": 45, "ticktext": [-0.3, -0.25, -0.2, -0.15, -0.1, -0.05, 0, 0.05, 0.1, 0.15, 0.2, 0.25, 0.3, 0.35], "tickvals": [-0.3, -0.25, -0.2, -0.15, -0.1, -0.05, 0, 0.05, 0.1, 0.15, 0.2, 0.25, 0.3, 0.35], "type": "category"}, "yaxis": {"anchor": "x", "domain": [0.555, 1], "showspikes": true, "spikedash": "solid", "spikemode": "toaxis+across", "spikethickness": 1, "title": {"text": "vol skew"}}, "yaxis2": {"anchor": "x2", "domain": [0.555, 1], "showspikes": true, "spikedash": "solid", "spikemode": "toaxis+across", "spikethickness": 1, "title": {"text": ""}}, "yaxis3": {"anchor": "x3", "domain": [0, 0.445], "showspikes": true, "spikedash": "solid", "spikemode": "toaxis+across", "spikethickness": 1, "title": {"text": "vol skew"}}, "yaxis4": {"anchor": "x4", "domain": [0, 0.445], "showspikes": true, "spikedash": "solid", "spikemode": "toaxis+across", "spikethickness": 1, "title": {"text": ""}}}}

### Figure 4 — Plotly figure (JSON) as saved in the notebook; plotly's stock layout.template omitted (floating-point values rounded to 4 significant figures)
{"data": [{"legendgroup": "(1, 1)", "name": "20191217", "opacity": 1, "type": "scatter", "x": [-0.3, -0.25, -0.2, -0.15, -0.1, -0.05, 0, 0.05, 0.1, 0.15, 0.2, 0.25, 0.3, 0.35], "xaxis": "x", "y": [0.1884, 0.1578, 0.128, 0.0994, 0.0689, 0.0364, 0, -0.0235, -0.018, -0.0051, 0.0086, 0.0184, null, null], "yaxis": "y"}, {"legendgroup": "(1, 1)", "name": "20191218", "opacity": 1, "type": "scatter", "x": [-0.3, -0.25, -0.2, -0.15, -0.1, -0.05, 0, 0.05, 0.1, 0.15, 0.2, 0.25, 0.3, 0.35], "xaxis": "x", "y": [0.1883, 0.1574, 0.1271, 0.0981, 0.0684, 0.0361, 0, -0.0236, -0.0195, -0.0071, 0.0051, 0.0166, null, null], "yaxis": "y"}, {"legendgroup": "(1, 1)", "name": "20191219", "opacity": 1, "type": "scatter", "x": [-0.3, -0.25, -0.2, -0.15, -0.1, -0.05, 0, 0.05, 0.1, 0.15, 0.2, 0.25, 0.3, 0.35], "xaxis": "x", "y": [0.1912, 0.1595, 0.1298, 0.0995, 0.0695, 0.0363, 0, -0.0236, -0.0179, -0.0082, 0.0077, 0.0246, null, null], "yaxis": "y"}, {"legendgroup": "(1, 1)", "name": "20191220", "opacity": 1, "type": "scatter", "x": [-0.3, -0.25, -0.2, -0.15, -0.1, -0.05, 0, 0.05, 0.1, 0.15, 0.2, 0.25, 0.3, 0.35], "xaxis": "x", "y": [0.1917, 0.1615, 0.1302, 0.1012, 0.0708, 0.0366, 0, -0.0224, -0.0185, -0.0074, 0.0087, 0.0258, null, null], "yaxis": "y"}], "layout": {"annotations": [{"font": {"size": 16}, "showarrow": false, "text": "ESH20 20191217 - 20191220", "x": 0.2375, "xanchor": "center", "xref": "paper", "y": 1, "yanchor": "bottom", "yref": "paper"}], "autosize": true, "bargap": 0.05, "font": {"family": "Open Sans, sans-serif"}, "height": 800, "hovermode": "x", "margin": {"b": 55, "l": 5, "r": 5, "t": 50}, "plot_bgcolor": "#EFECEA", "showlegend": true, "title": {"text": "Skew plots<br>"}, "width": 900, "xaxis": {"anchor": "y", "domain": [0, 0.475], "showspikes": true, "spikedash": "solid", "spikemode": "toaxis+across", "spikethickness": 1, "tickangle": 45, "ticktext": [-0.3, -0.25, -0.2, -0.15, -0.1, -0.05, 0, 0.05, 0.1, 0.15, 0.2, 0.25, 0.3, 0.35], "tickvals": [-0.3, -0.25, -0.2, -0.15, -0.1, -0.05, 0, 0.05, 0.1, 0.15, 0.2, 0.25, 0.3, 0.35], "type": "category"}, "xaxis2": {"anchor": "y2", "domain": [0.525, 1]}, "xaxis3": {"anchor": "y3", "domain": [0, 0.475]}, "xaxis4": {"anchor": "y4", "domain": [0.525, 1]}, "yaxis": {"anchor": "x", "domain": [0.555, 1], "showspikes": true, "spikedash": "solid", "spikemode": "toaxis+across", "spikethickness": 1, "title": {"text": "vol skew"}}, "yaxis2": {"anchor": "x2", "domain": [0.555, 1]}, "yaxis3": {"anchor": "x3", "domain": [0, 0.445]}, "yaxis4": {"anchor": "x4", "domain": [0, 0.445]}}}
